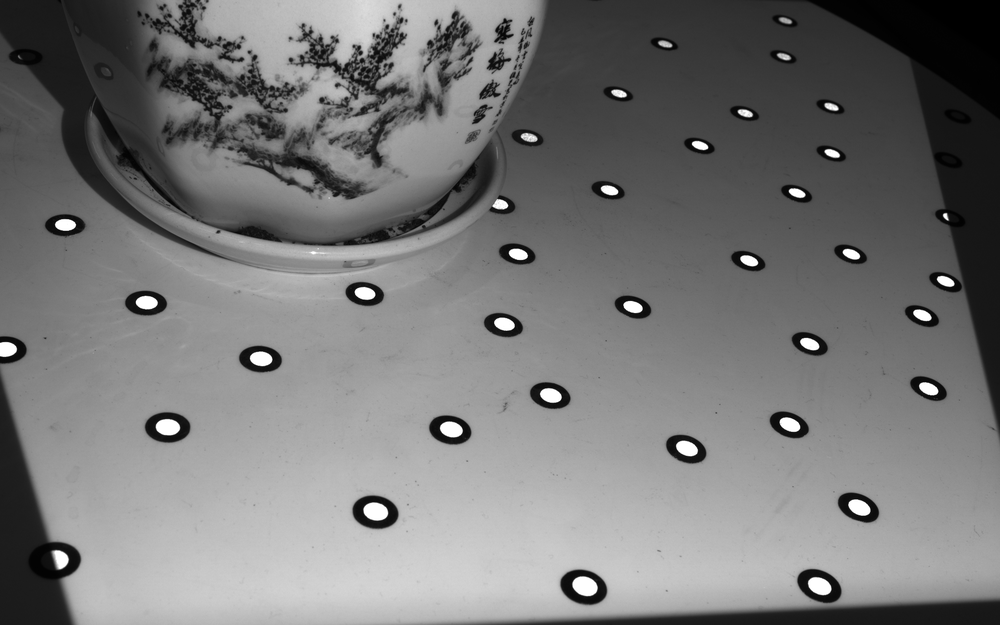
#> input picture data/p1.png, 1000 x 625 px, shrunk from 1920 x 1200 before the run
$ python marker_detector.py data/p1.png   (older library calls are emulated)
#> lines starting #> are read from the running program, lines starting #| are printed output that depends on the picture; after the words box and inside, x2 and y2 are one past the last pixel; in counts of white or black regions, pixels touching at a corner belong together
#> further down, img is the input picture: shape (625, 1000, 3); min 0, max 255, mean 119.1
"""
Marker Detector - Python port of SLSMarkerDetector from markerdetector.cpp

Finds circular markers in images using contour analysis with subpixel refinement.
"""

import math
import time
from typing import List, Tuple

import cv2
import numpy as np

# Type alias: a marker is ((cx, cy), area)
Marker = Tuple[Tuple[float, float], float]


class SLSMarkerDetector:
    """Detects circular markers in images via contour fitting and subpixel refinement."""

    def __init__(self) -> None:
        pass

    # ------------------------------------------------------------------
    # Public API
    # ------------------------------------------------------------------

    def detectMarkers(
        self,
        image: np.ndarray,
        smooth: bool = False,
        debug: bool = False,
    ) -> Tuple[List[Marker], str]:
        """
        Detect circular markers in an image.

        Args:
            image:  Input image (BGR or grayscale numpy array).
            smooth: Apply GaussianBlur before processing.
            debug:  Write debug images (mask.png, contour.png, circle.png).

        Returns:
            (markers, error_info) where *markers* is a list of
            ``((cx, cy), area)`` tuples and *error_info* is an empty
            string on success or an error description.
        """
#> called with smooth = False, debug = True
        markers: List[Marker] = []

        if image is None or image.size == 0:
            return markers, "标志点图像为空！\n"

        t0 = time.perf_counter()
        error_info = ""

        try:
            if image.ndim == 3 and image.shape[2] == 3:
                gray = cv2.cvtColor(image, cv2.COLOR_BGR2GRAY)
            else:
                gray = image
            self._findCircles(markers, gray, smooth, debug)
        except cv2.error as exc:
            error_info = str(exc)

        elapsed = (time.perf_counter() - t0) * 1000.0
        print(f"findCircles: {elapsed:.3f}ms")

        return markers, error_info

    # ------------------------------------------------------------------
    # Internal helpers
    # ------------------------------------------------------------------

    @staticmethod
    def _timed_print(name: str, t0: float) -> float:
        """Print elapsed milliseconds since *t0* and return a new timestamp."""
        now = time.perf_counter()
        print(f"{name}: {(now - t0) * 1000.0:.3f}ms")
        return now

    def _findCircles(
        self,
        markers: List[Marker],
        image: np.ndarray,
        smooth: bool,
        debug: bool,
    ) -> None:
#> called with smooth = False, debug = True
        height, width = image.shape[:2]
#> height = 625; width = 1000
        min_size = width / 200.0
#> min_size = 5

        t = time.perf_counter()

        # --- smooth ---------------------------------------------------
        if smooth:
            smoothed = cv2.GaussianBlur(image, (3, 3), 0.0)
        else:
            smoothed = image

        # --- threshold ------------------------------------------------
        _, mask = cv2.threshold(smoothed, 40, 255, cv2.THRESH_BINARY)
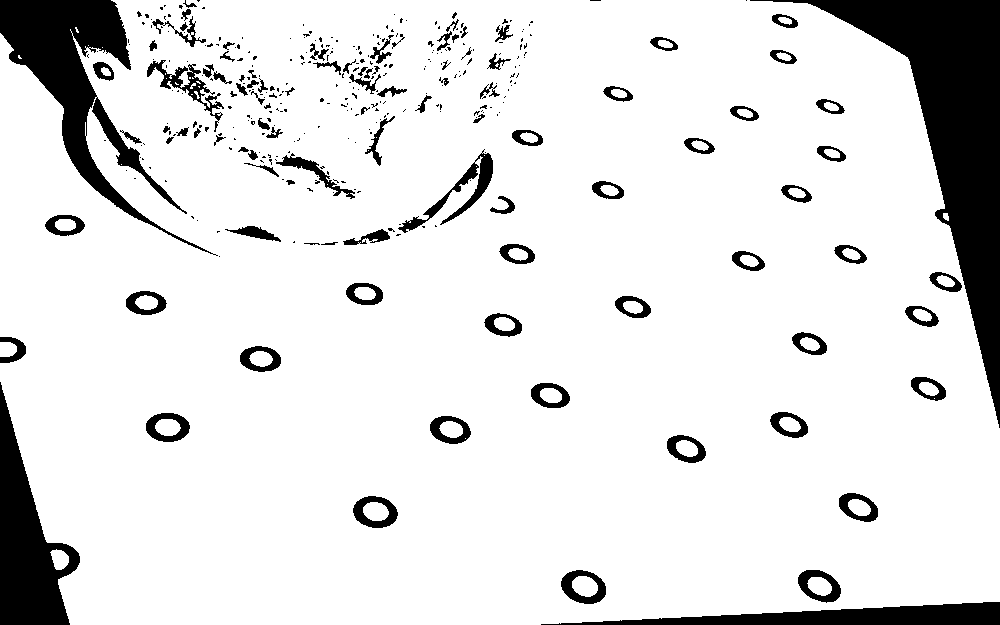
#> mask: shape (625, 1000); 87.9% white; 359 black regions (258 under 20 px), largest, box (x1, y1, x2, y2) and area: (750, 0, 1000, 428) 25401, (0, 0, 218, 256) 12972, (0, 382, 80, 625) 9063
        t = self._timed_print("threshold", t)

        # --- edge + contours ------------------------------------------
        edge = cv2.Canny(smoothed, 50, 150, 3)
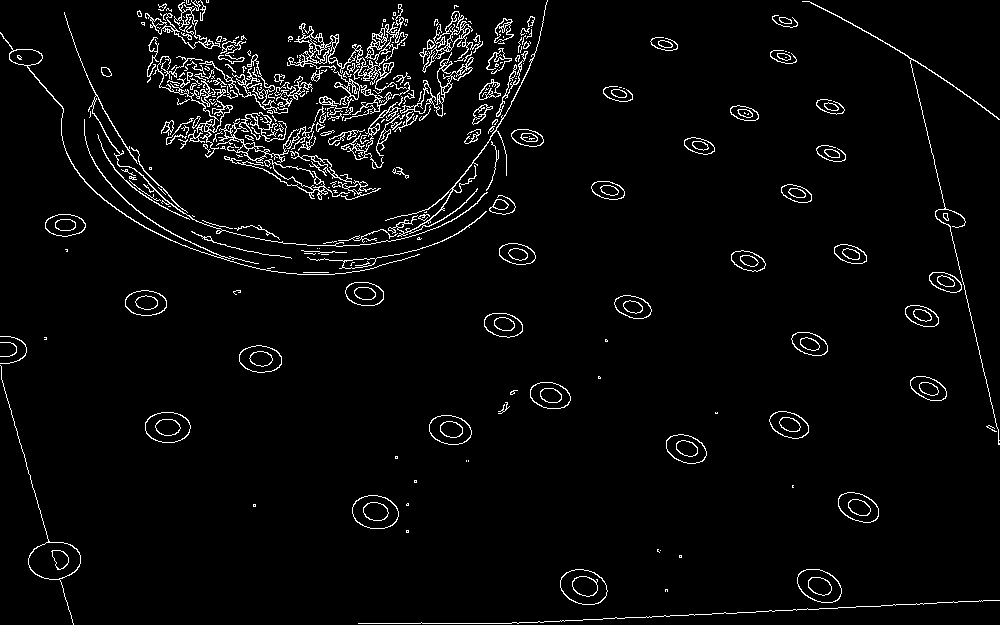
#> edge: shape (625, 1000); 3.7% white in thin lines or dots

        # OpenCV 4.x returns (contours, hierarchy)
        contours, _ = cv2.findContours(edge, cv2.RETR_LIST, cv2.CHAIN_APPROX_NONE)
#> contours = 706 contours, 450 with area under 20; largest, box (x1, y1, x2, y2) and area: (0, 365, 81, 625) 1541, (28, 542, 81, 580) 1504, (287, 23, 392, 121) 1345, (560, 569, 608, 605) 1280, (560, 569, 608, 605) 1248
        t = self._timed_print("contour", t)

        # --- Sobel gradients ------------------------------------------
        sobel_x = cv2.Sobel(image, cv2.CV_32F, 1, 0, ksize=1)
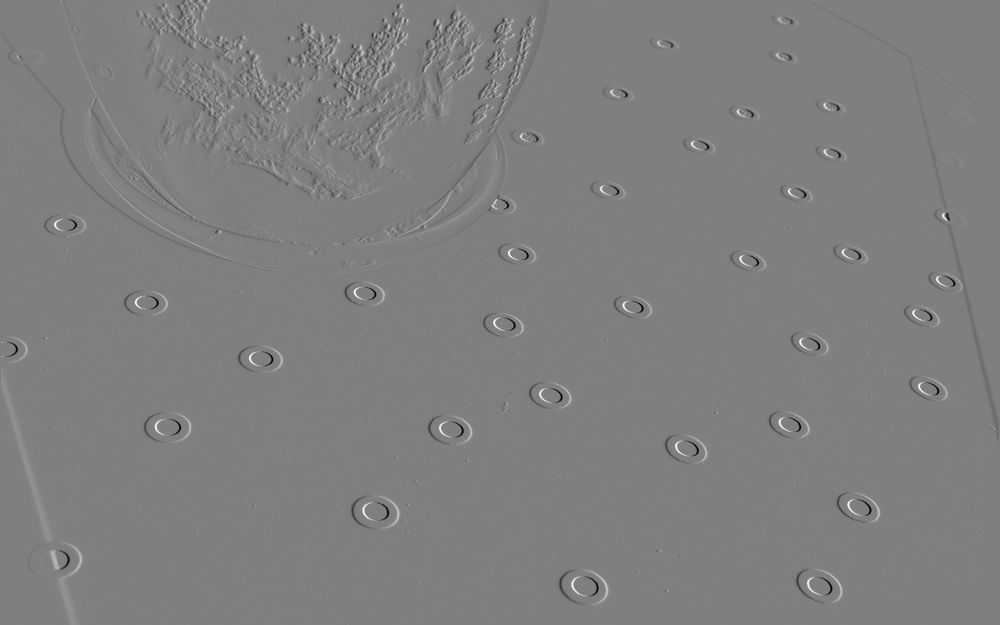
#> sobel_x: shape (625, 1000) float32; min -254, max 253, mean 0; drawn with min black and max white
        sobel_y = cv2.Sobel(image, cv2.CV_32F, 0, 1, ksize=1)
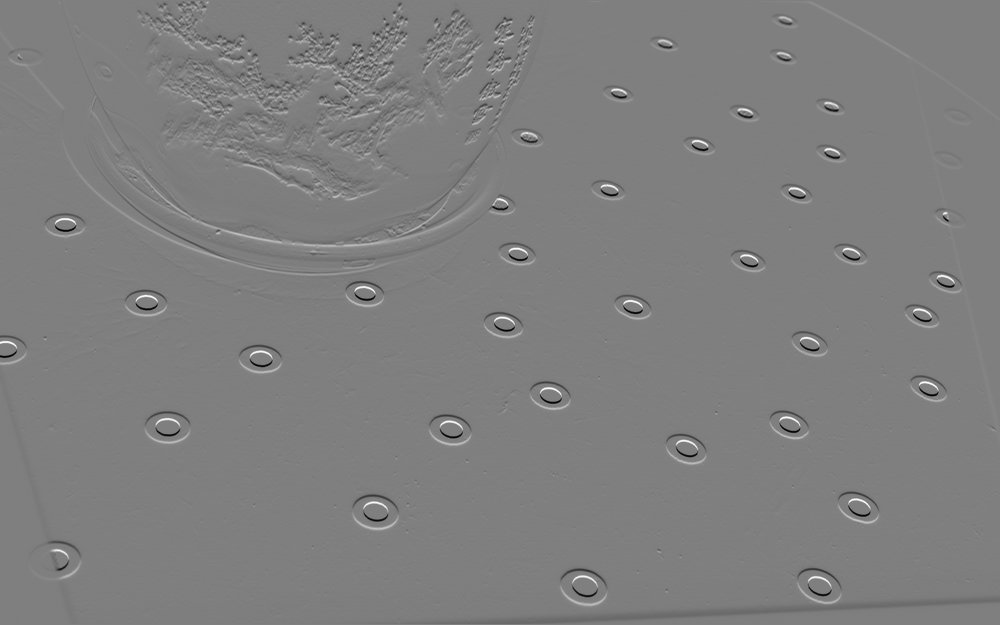
#> sobel_y: shape (625, 1000) float32; min -254, max 255, mean 0; drawn with min black and max white
        t = self._timed_print("sobel", t)

        # --- subpixel refinement --------------------------------------
        circles: list = []          # cv2.fitEllipse results
        subpixel_contours: list = []  # refined contours for debug

        t = time.perf_counter()

        for contour in contours:
            if len(contour) < 5:
                continue

            x, y, w, h = cv2.boundingRect(contour)
            if w <= min_size and h <= min_size:
                continue

            area = abs(cv2.contourArea(contour))
            length = cv2.arcLength(contour, True)
            # Circularity check: area/length > length / (4*pi) * 0.7
            if area / length <= length / (4.0 * math.pi) * 0.7:
                continue

            ellipse = cv2.fitEllipse(contour)
            cx = int(ellipse[0][0] + 0.5)
            cy = int(ellipse[0][1] + 0.5)

            if not (0 <= cx < width and 0 <= cy < height):
                continue
            if mask[cy, cx] != 255:
                continue

            # --- subpixel point refinement ----------------------------
            inside = True
            subpixel_pts: List[List[float]] = []

            for pt in contour:
                px, py = int(pt[0][0]), int(pt[0][1])

                if px < 2 or py < 2 or px >= width - 2 or py >= height - 2:
                    inside = False
                    break

                delta = self._subpixelFit((px, py), image, sobel_x, sobel_y)
                if delta[0] ** 2 + delta[1] ** 2 < 1.0:
                    subpixel_pts.append([px + delta[0], py + delta[1]])

            if inside and len(subpixel_pts) >= 5:
                pts_arr = np.array(subpixel_pts, dtype=np.float32)
                subpixel_contours.append(pts_arr.reshape(-1, 1, 2).astype(np.int32))
                ellipse = cv2.fitEllipse(pts_arr)
                circles.append(ellipse)
#> this loop made 706 passes
#> contour on passes 11, 14, 18: [[679, 556], [680, 555], [681, 556], [680, 557]], [[660, 550]], [[406, 531], [407, 530], [408, 531], [407, 532]]

        t = self._timed_print("subpixel", t)

        # --- deduplicate overlapping circles --------------------------
        clean_circles: list = []
        processed = [False] * len(circles)

        for i in range(len(circles)):
            if processed[i]:
                continue

            # size.area() = width * height of the rotated rect
            min_area = circles[i][1][0] * circles[i][1][1]
            min_area_circle = circles[i]
            cxi, cyi = circles[i][0]

            for j in range(len(circles)):
                if i == j or processed[j]:
                    continue

                cxj, cyj = circles[j][0]
                dist = math.hypot(cxi - cxj, cyi - cyj)
                if dist < 5.0:
                    area_j = circles[j][1][0] * circles[j][1][1]
                    if area_j < min_area:
                        min_area = area_j
                        min_area_circle = circles[j]
                    processed[j] = True

            clean_circles.append(min_area_circle)
            markers.append(((min_area_circle[0][0], min_area_circle[0][1]), min_area))
            processed[i] = True
#> this loop made 144 passes

        # --- debug output ---------------------------------------------
        if debug:
            contour_img = np.zeros((height, width, 3), dtype=np.uint8)
            circle_img = np.zeros((height, width), dtype=np.uint8)

            rng = np.random.default_rng()
            for i, sp_cnt in enumerate(subpixel_contours):
                color = (
                    int(rng.integers(0, 256)),
                    int(rng.integers(0, 256)),
                    int(rng.integers(0, 256)),
                )
                cv2.drawContours(contour_img, subpixel_contours, i, color, 1)
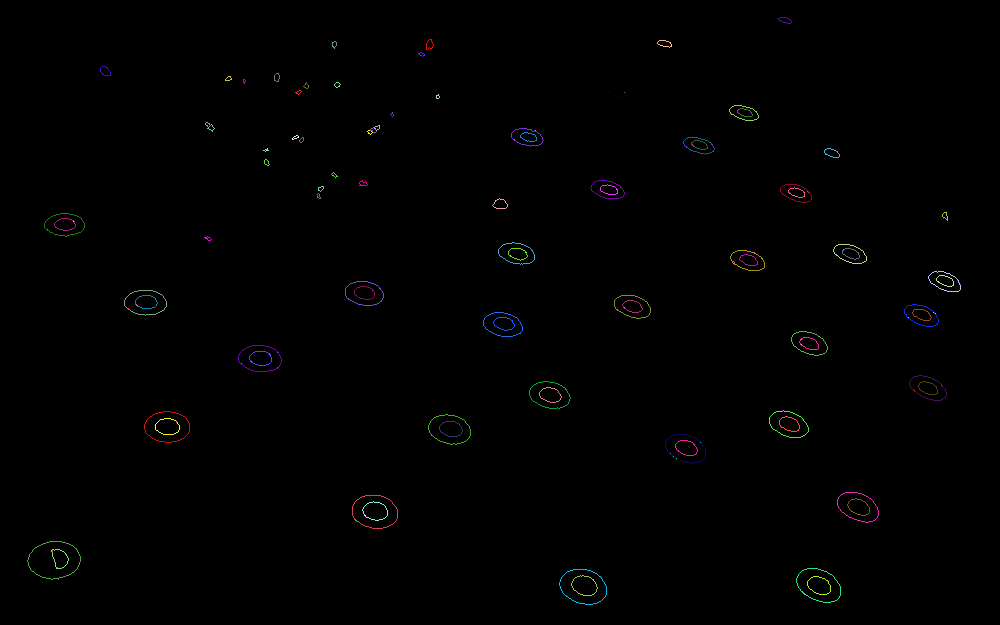
#> contour_img: shape (625, 1000, 3); mean of channels 0, 1, 2 0.9, 0.9, 0.9; drawn as B, G, R

            for c in clean_circles:
                cv2.ellipse(circle_img, c, 255, 1)
#> this loop made 59 passes
#> c on passes 1 to 12: ((819.2, 585.6), (16.36, 24.6), 113.9), ((584.5, 585.8), (18.89, 25.89), 109.1), ((60.13, 558.7), (14.36, 20.66), 154.2), ((54.13, 560.1), (37.14, 52.24), 85.05), ((375.3, 511.1), (17.82, 25.05), 101.3), ((858.9, 507.1), (14.45, 23.27), 114.2), ((686.5, 448), (14.21, 22.59), 110.6), ((450.9, 429), (15.35, 23.03), 102.7), ((167.4, 426.7), (16.33, 24.43), 93.77), ((789.5, 424.2), (12.88, 21.67), 112.1), ((550.4, 395), (13.96, 21.91), 104.4), ((928.2, 388.3), (11.21, 20.27), 112.4)
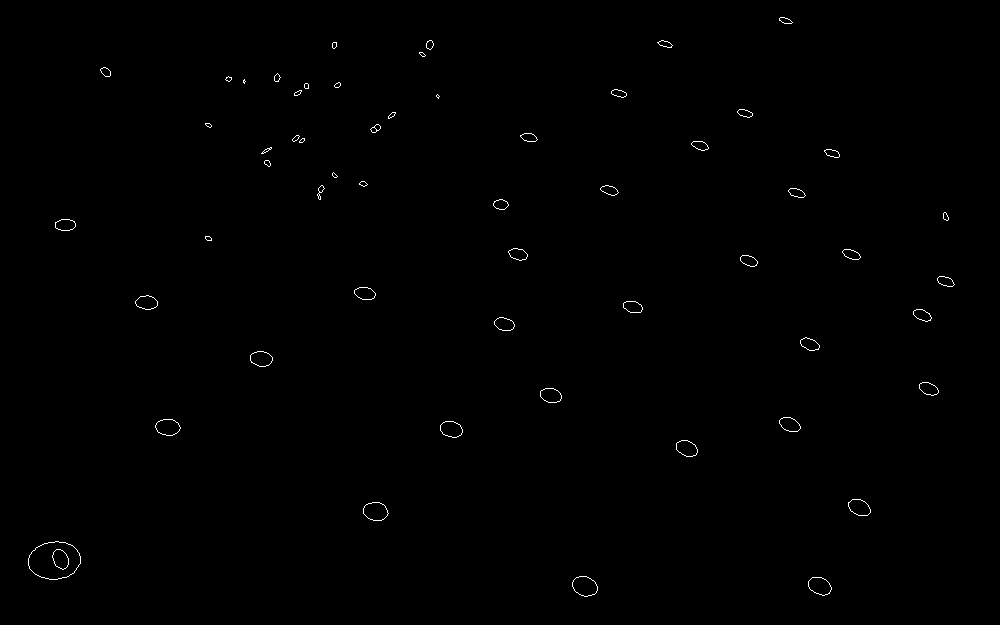
#> circle_img: shape (625, 1000); 0.32% white in thin lines or dots, all inside (x1, y1, x2, y2) = (28, 17, 955, 597)

            cv2.imwrite("mask.png", mask)
            cv2.imwrite("contour.png", contour_img)
            cv2.imwrite("circle.png", circle_img)

    # ------------------------------------------------------------------
    # Subpixel refinement (two overloads)
    # ------------------------------------------------------------------

    def _subpixelFit(
        self,
        point: Tuple[int, int],
        image: np.ndarray,
        sobel_x: np.ndarray,
        sobel_y: np.ndarray,
    ) -> Tuple[float, float]:
        """
        1-D subpixel refinement using pre-computed Sobel gradients.

        Samples a 5-pixel line through *point* — either horizontal or
        vertical depending on the local gradient direction — and computes
        a weighted centroid of the gradient magnitudes.
        """
        px, py = point
        height, width = image.shape[:2]

        diff_x = float(sobel_x[py, px])
        diff_y = float(sobel_y[py, px])

        sum_wx = 0.0
        sum_wy = 0.0
        sum_x = 0.0
        sum_y = 0.0

        def accumulate(x: int, y: int) -> None:
            nonlocal sum_x, sum_y, sum_wx, sum_wy
            sx = float(sobel_x[y, x])
            sy = float(sobel_y[y, x])
            sum_x += sx * (x - px)
            sum_y += sy * (y - py)
            sum_wx += sx
            sum_wy += sy

        angle = math.degrees(math.atan2(diff_y, diff_x))

        if (45.0 < angle < 135.0) or (-135.0 < angle < -45.0):
            # Gradient is mostly vertical → sample along vertical line
            y0 = max(0, py - 2)
            y1 = min(height, py + 3)
            for y in range(y0, y1):
                accumulate(px, y)
        else:
            # Gradient is mostly horizontal → sample along horizontal line
            x0 = max(0, px - 2)
            x1 = min(width, px + 3)
            for x in range(x0, x1):
                accumulate(x, py)

        if sum_wx == 0.0 or sum_wy == 0.0:
            return (0.0, 0.0)

        return (sum_x / sum_wx, sum_y / sum_wy)

    # ------------------------------------------------------------------
    # Alternative 2-D polynomial surface fit (not currently called)
    # ------------------------------------------------------------------

    # [66 lines left out: function _subpixelFitPoly, not called in this run]


# ----------------------------------------------------------------------
# Quick manual test
# ----------------------------------------------------------------------
if __name__ == "__main__":
    import sys

    detector = SLSMarkerDetector()

    if len(sys.argv) > 1:
        path = sys.argv[1]
    else:
        # Fallback: try a common test image
        path = "test.png"
        print(f"Usage: python marker_detector.py <image_path>")
        print(f"No path given; trying '{path}' …")

    img = cv2.imread(path)
    if img is None:
        print(f"Error: could not read image '{path}'")
        sys.exit(1)

    markers, err = detector.detectMarkers(img, smooth=False, debug=True)
    if err:
        print(f"Error: {err}")
    else:
        print(f"Found {len(markers)} marker(s):")
#| Found 59 marker(s):
        for i, ((cx, cy), area) in enumerate(markers):
            print(f"  [{i}] center=({cx:.3f}, {cy:.3f})  area={area:.3f}")
#> this loop made 59 passes
#> (cx, cy, area) on passes 1 to 12: (819.2, 585.6, 402.6), (584.5, 585.8, 489.1), (60.13, 558.7, 296.7), (54.13, 560.1, 1940.3), (375.3, 511.1, 446.4), (858.9, 507.1, 336.2), (686.5, 448, 321), (450.9, 429, 353.6), (167.4, 426.7, 399.1), (789.5, 424.2, 279.1), (550.4, 395, 305.9), (928.2, 388.3, 227.2)
#|   [0] center=(819.240, 585.639)  area=402.551
#|   [1] center=(584.542, 585.780)  area=489.125
#|   [2] center=(60.126, 558.742)  area=296.713
#|   [3] center=(54.134, 560.071)  area=1940.252
#|   [4] center=(375.268, 511.071)  area=446.414
#|   [5] center=(858.949, 507.089)  area=336.228
#|   [6] center=(686.470, 448.001)  area=320.954
#|   [7] center=(450.877, 428.977)  area=353.641
#> (further printed lines are left out)
